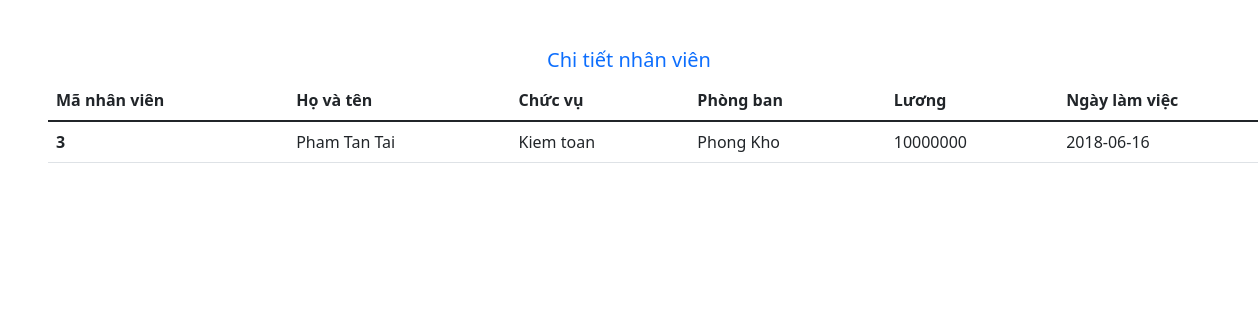
The app's page /index.php?controller=user&action=detail&id=3 with its own data.
### tables this page shows
CREATE TABLE `nhanvien` (
  `maNV` int(11) NOT NULL,
  `hovaten` varchar(50) DEFAULT NULL,
  `chucvu` varchar(50) DEFAULT NULL,
  `phongban` varchar(50) DEFAULT NULL,
  `luong` float DEFAULT NULL,
  `ngayvaolam` date DEFAULT NULL
);

### controller/UserController.php (called while the page is built, shortened)
<?php
    require_once 'model/UserModel.php';
    class UserController{
        function detail(){
            $userID = $_GET['id'];
            $userModel = new UserModel();
            $users = $userModel->getUser($userID);
            require_once 'view/user/detail.php';
        }
    }
?>

### index.php (called while the page is built, shortened)
<?php
    $action     = isset($_GET['action']) ? $_GET['action'] : 'index';
    $object = new $classController();
    $object->$action();
?>

### model/UserModel.php (called while the page is built, shortened)
<?php
    class UserModel{
        public function getUser($userID) {
            $connection = $this->connectDb();
            $querySelect = "SELECT * FROM nhanvien WHERE maNV=$userID";
            $result = mysqli_query($connection, $querySelect);
            $arr_user = [];
            if(mysqli_num_rows($result) > 0) {
                $arr_users = mysqli_fetch_all($result, MYSQLI_ASSOC);
                $arr_user = $arr_users[0];
            }
            return $arr_user;
        }
        public function connectDb() {
            $connection = mysqli_connect(DB_HOST, DB_USERNAME, DB_PASSWORD, DB_NAME);
            return $connection;
        }
    }
?>

### view/user/detail.php (the view, shortened to what this page needs)
<!DOCTYPE html>
<html lang="en">
<head>
    <link rel="stylesheet" href="https://cdn.jsdelivr.net/npm/bootstrap-icons@1.7.2/font/bootstrap-icons.css">
    <link href="https://cdn.jsdelivr.net/npm/bootstrap@5.1.3/dist/css/bootstrap.min.css" rel="stylesheet"
>
</head>
<body>
    <main>
    <h5 class="text-center text-primary mt-5" >Chi tiết nhân viên</h5>
    <table class="table ms-5">
        <thead>
        <tr>
                    <th scope="col">Mã nhân viên</th>
                    <th scope="col">Họ và tên</th>
                    <th scope="col">Chức vụ</th>
                    <th scope="col">Phòng ban</th>
                    <th scope="col">Lương</th>
                    <th scope="col">Ngày làm việc</th>
                    </tr>
                </thead>
                <tbody>
                <tr>
                    <th scope="row"><?php echo $users['maNV']; ?></th>
                    <td><?php echo $users['hovaten']; ?></td>
                    <td><?php echo $users['chucvu']; ?></td>
                    <td><?php echo $users['phongban']; ?></td>
                    <td><?php echo $users['luong']; ?></td>
                    <td><?php echo $users['ngayvaolam']; ?></td>
                </tr>
                </tbody>
     </table>
    </main>
</body>
</html>

### records on screen
nhanvien: maNV "3", hovaten "Pham Tan Tai", chucvu "Kiem toan", phongban "Phong Kho", luong "10000000", ngayvaolam "2018-06-16"
